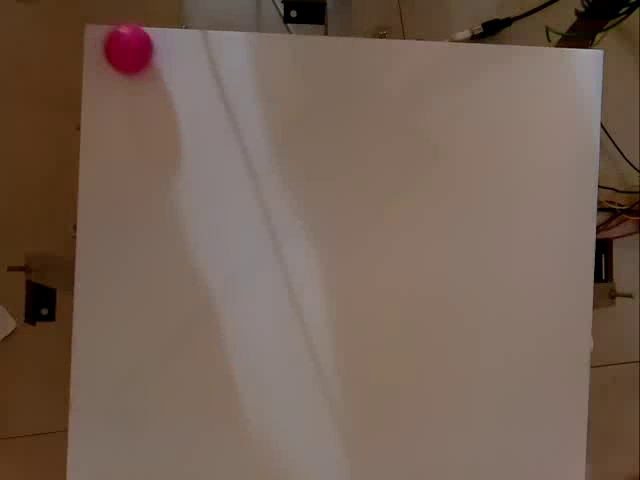
#> input picture frame 2 of ball_test.avi, 640 x 480 px
$ python cv_1_0.py   (Python 2 division)
#> lines starting #> are read from the running program, lines starting #| are printed output that depends on the picture; after the words box and inside, x2 and y2 are one past the last pixel; in counts of white or black regions, pixels touching at a corner belong together
import time
import numpy as np
import cv2

#192.168.43.140
cap = cv2.VideoCapture('ball_test.avi')
#centroid = np.zeros((430,430))
centarray = np.zeros((2,25))

#fcount = 0
start_time = time.time()
while(cap.isOpened()):
    ret, frame = cap.read()
#> frame is the input picture: shape (480, 640, 3); mean B, G, R 84.1, 97.2, 117.2
    if ret is True:
        gray = cv2.cvtColor(frame, cv2.COLOR_BGR2GRAY)
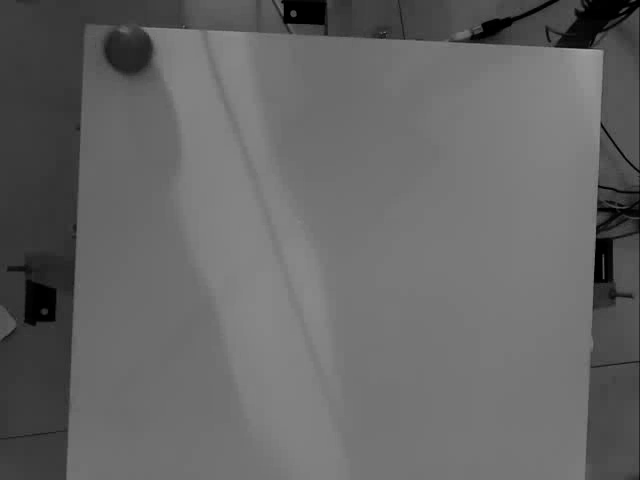
#> gray: shape (480, 640); min 0, max 167, mean 101.7
        gray2 = gray[50:480,90:520]
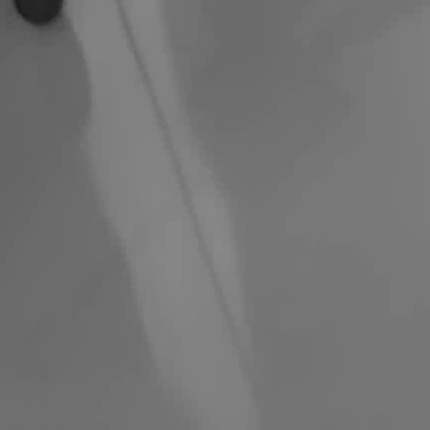
#> gray2: shape (430, 430); min 25, max 136, mean 116.1
        retval,bw	= cv2.threshold(gray2,80, 100, cv2.THRESH_BINARY_INV)
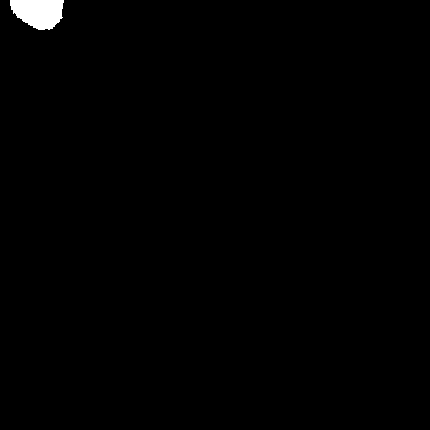
#> bw: shape (430, 430); values 0 (black) and 100 (white), 0.67% white; 1 white region, box (x1, y1, x2, y2) and area: (10, 0, 64, 30) 1245
        colsum = np.sum(bw,axis = 0)
#> colsum = 430 values, max 3000 at index 38, min 0 at index 0, mean 289.5
        rowsum = np.sum(bw,axis = 1)
#> rowsum = 430 values, max 5400 at index 0, min 0 at index 30, mean 289.5
        cent = np.array([np.argmax(rowsum), np.argmax(colsum)])
#> cent = [0, 38]
#> (the run stopped early here; a loop or call above may not have finished)

$ run again, starting later in the video
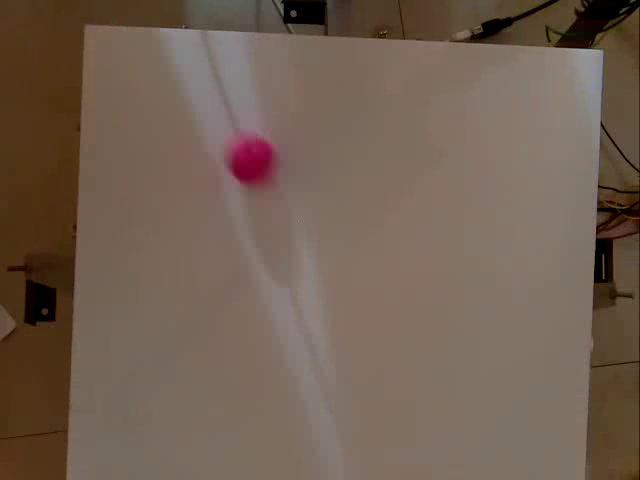
#> input picture frame 11 of ball_test.avi, 640 x 480 px
#> frame is the input picture: shape (480, 640, 3); mean B, G, R 81.2, 95.6, 113.4
#> `gray2 = gray[50:480,90:520]`:
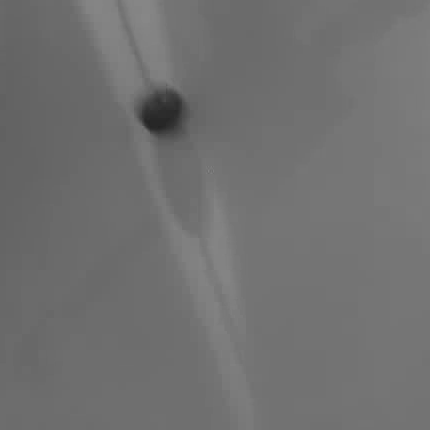
#> gray2: shape (430, 430); min 35, max 135, mean 112.3
#> `retval,bw	= cv2.threshold(gray2,80, 100, cv2.THRESH_BINARY_INV)`:
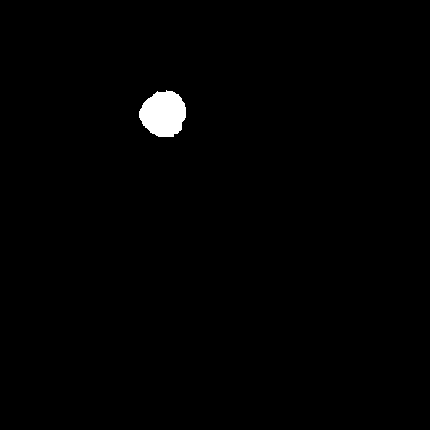
#> bw: shape (430, 430); values 0 (black) and 100 (white), 0.9% white; 1 white region, box (x1, y1, x2, y2) and area: (139, 90, 186, 137) 1667
#> colsum = 430 values, max 4700 at index 166, min 0 at index 0, mean 387.7
#> rowsum = 430 values, max 4700 at index 111, min 0 at index 0, mean 387.7
#> cent = [111, 166]

$ run again, starting later in the video
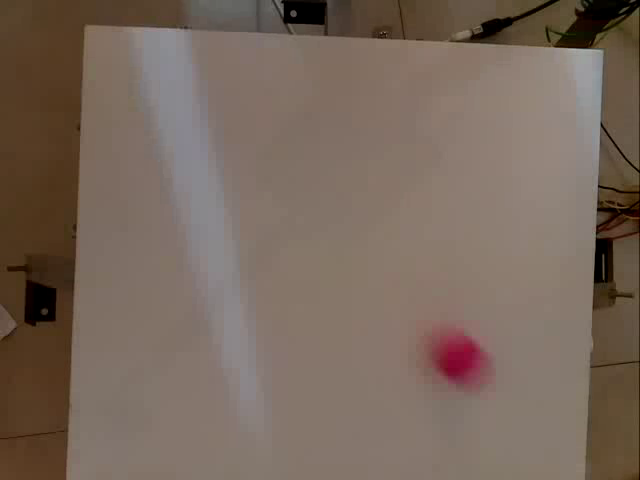
#> input picture frame 20 of ball_test.avi, 640 x 480 px
#> frame is the input picture: shape (480, 640, 3); mean B, G, R 91.9, 103.6, 120
#> `gray2 = gray[50:480,90:520]`:
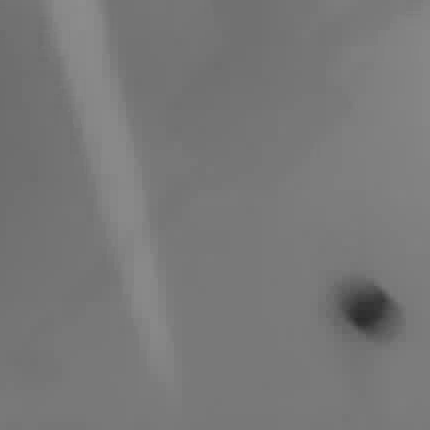
#> gray2: shape (430, 430); min 40, max 141, mean 120.5
#> `retval,bw	= cv2.threshold(gray2,80, 100, cv2.THRESH_BINARY_INV)`:
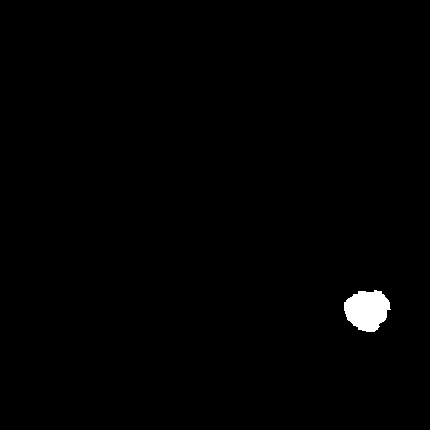
#> bw: shape (430, 430); values 0 (black) and 100 (white), 0.78% white; 1 white region, box (x1, y1, x2, y2) and area: (344, 290, 391, 332) 1434
#> colsum = 430 values, max 4200 at index 374, min 0 at index 0, mean 333.5
#> rowsum = 430 values, max 4700 at index 309, min 0 at index 0, mean 333.5
#> cent = [309, 374]
